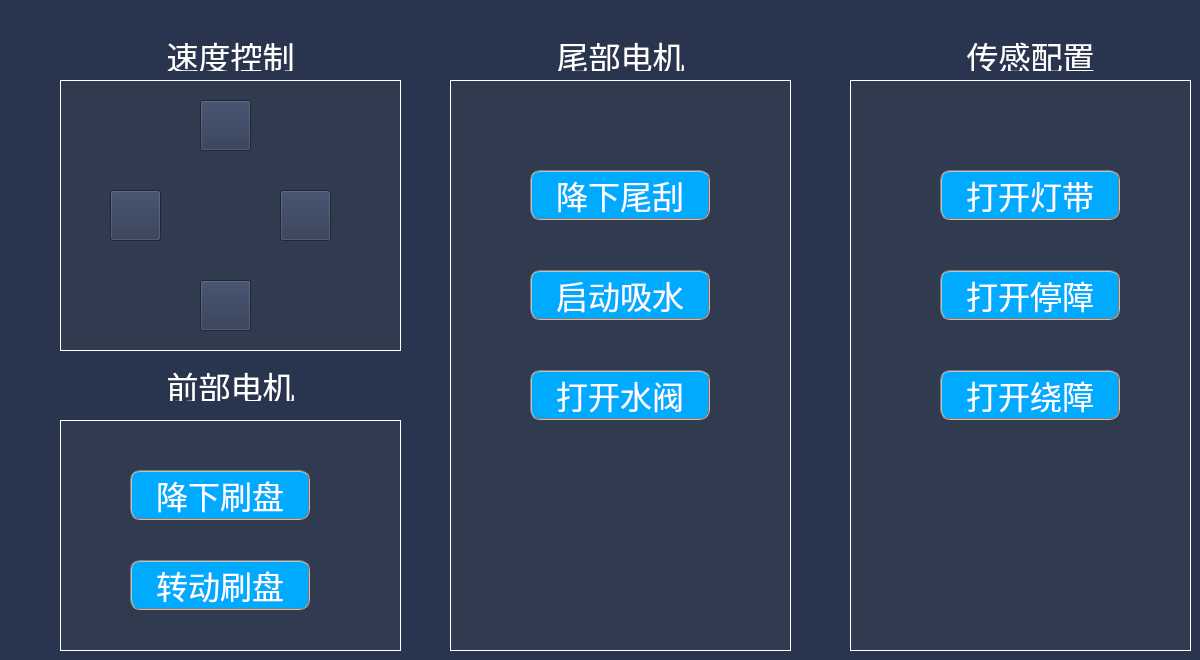
   <widget class="QWidget" name="tab_deice">
    <property name="styleSheet">
     <string notr="true">background-color: rgb(41, 53, 79);</string>
    </property>
    <attribute name="title">
     <string>设备管理</string>
    </attribute>
    <widget class="QLabel" name="label_suck">
     <property name="geometry">
      <rect>
       <x>550</x>
       <y>40</y>
       <width>141</width>
       <height>31</height>
      </rect>
     </property>
     <property name="font">
      <font>
       <family>宋体</family>
       <pointsize>24</pointsize>
       <weight>50</weight>
       <italic>false</italic>
       <bold>false</bold>
      </font>
     </property>
     <property name="styleSheet">
      <string notr="true">color: rgb(255, 255, 255);
background:transparent;</string>
     </property>
     <property name="text">
      <string>尾部电机</string>
     </property>
     <property name="alignment">
      <set>Qt::AlignCenter</set>
     </property>
    </widget>
    <widget class="QLabel" name="label_speed">
     <property name="geometry">
      <rect>
       <x>160</x>
       <y>40</y>
       <width>141</width>
       <height>31</height>
      </rect>
     </property>
     <property name="font">
      <font>
       <family>宋体</family>
       <pointsize>24</pointsize>
       <weight>50</weight>
       <italic>false</italic>
       <bold>false</bold>
      </font>
     </property>
     <property name="styleSheet">
      <string notr="true">color: rgb(255, 255, 255);
background:transparent;</string>
     </property>
     <property name="text">
      <string>速度控制</string>
     </property>
     <property name="alignment">
      <set>Qt::AlignCenter</set>
     </property>
    </widget>
    <widget class="QLabel" name="label_brush">
     <property name="geometry">
      <rect>
       <x>160</x>
       <y>370</y>
       <width>141</width>
       <height>31</height>
      </rect>
     </property>
     <property name="font">
      <font>
       <family>宋体</family>
       <pointsize>24</pointsize>
       <weight>50</weight>
       <italic>false</italic>
       <bold>false</bold>
      </font>
     </property>
     <property name="styleSheet">
      <string notr="true">color: rgb(255, 255, 255);
background:transparent;</string>
     </property>
     <property name="text">
      <string>前部电机</string>
     </property>
     <property name="alignment">
      <set>Qt::AlignCenter</set>
     </property>
    </widget>
    <widget class="QLabel" name="label_group_speed_control">
     <property name="geometry">
      <rect>
       <x>60</x>
       <y>80</y>
       <width>341</width>
       <height>271</height>
      </rect>
     </property>
     <property name="styleSheet">
      <string notr="true">background-color: rgb(49, 59, 80);
border:1px solid rgb(255, 255, 255);</string>
     </property>
     <property name="text">
      <string/>
     </property>
    </widget>
    <widget class="QLabel" name="label_group_bursh_control">
     <property name="geometry">
      <rect>
       <x>60</x>
       <y>420</y>
       <width>341</width>
       <height>231</height>
      </rect>
     </property>
     <property name="styleSheet">
      <string notr="true">background-color: rgb(49, 59, 80);
border:1px solid rgb(255, 255, 255);</string>
     </property>
     <property name="text">
      <string/>
     </property>
    </widget>
    <widget class="QPushButton" name="pushButton_turnmotor_en">
     <property name="geometry">
      <rect>
       <x>130</x>
       <y>560</y>
       <width>180</width>
       <height>50</height>
      </rect>
     </property>
     <property name="font">
      <font>
       <family>宋体</family>
       <pointsize>24</pointsize>
       <weight>50</weight>
       <italic>false</italic>
       <bold>false</bold>
      </font>
     </property>
     <property name="styleSheet">
      <string notr="true">border:2px groove gray;
border-radius:10px;
padding:2px 4px;
color: rgb(255, 255, 255);
background-color: rgb(0, 170, 255);
</string>
     </property>
     <property name="text">
      <string>转动刷盘</string>
     </property>
    </widget>
    <widget class="QPushButton" name="pushButton_turnmotor_updown">
     <property name="geometry">
      <rect>
       <x>130</x>
       <y>470</y>
       <width>180</width>
       <height>50</height>
      </rect>
     </property>
     <property name="font">
      <font>
       <family>宋体</family>
       <pointsize>24</pointsize>
       <weight>50</weight>
       <italic>false</italic>
       <bold>false</bold>
      </font>
     </property>
     <property name="styleSheet">
      <string notr="true">border:2px groove gray;
border-radius:10px;
padding:2px 4px;
color: rgb(255, 255, 255);
background-color: rgb(0, 170, 255);
</string>
     </property>
     <property name="text">
      <string>降下刷盘</string>
     </property>
    </widget>
    <widget class="QLabel" name="label_group_process_4">
     <property name="geometry">
      <rect>
       <x>450</x>
       <y>80</y>
       <width>341</width>
       <height>571</height>
      </rect>
     </property>
     <property name="styleSheet">
      <string notr="true">background-color: rgb(49, 59, 80);
border:1px solid rgb(255, 255, 255);</string>
     </property>
     <property name="text">
      <string/>
     </property>
    </widget>
    <widget class="QPushButton" name="pushButton_sewage_absorb">
     <property name="geometry">
      <rect>
       <x>530</x>
       <y>270</y>
       <width>180</width>
       <height>50</height>
      </rect>
     </property>
     <property name="font">
      <font>
       <family>宋体</family>
       <pointsize>24</pointsize>
       <weight>50</weight>
       <italic>false</italic>
       <bold>false</bold>
      </font>
     </property>
     <property name="styleSheet">
      <string notr="true">border:2px groove gray;
border-radius:10px;
padding:2px 4px;
color: rgb(255, 255, 255);
background-color: rgb(0, 170, 255);
</string>
     </property>
     <property name="text">
      <string>启动吸水</string>
     </property>
    </widget>
    <widget class="QPushButton" name="pushButton_water_en">
     <property name="geometry">
      <rect>
       <x>530</x>
       <y>370</y>
       <width>180</width>
       <height>50</height>
      </rect>
     </property>
     <property name="font">
      <font>
       <family>宋体</family>
       <pointsize>24</pointsize>
       <weight>50</weight>
       <italic>false</italic>
       <bold>false</bold>
      </font>
     </property>
     <property name="styleSheet">
      <string notr="true">border:2px groove gray;
border-radius:10px;
padding:2px 4px;
color: rgb(255, 255, 255);
background-color: rgb(0, 170, 255);
</string>
     </property>
     <property name="text">
      <string>打开水阀</string>
     </property>
    </widget>
    <widget class="QPushButton" name="pushButton_waterscraper_updown">
     <property name="geometry">
      <rect>
       <x>530</x>
       <y>170</y>
       <width>180</width>
       <height>50</height>
      </rect>
     </property>
     <property name="font">
      <font>
       <family>宋体</family>
       <pointsize>24</pointsize>
       <weight>50</weight>
       <italic>false</italic>
       <bold>false</bold>
      </font>
     </property>
     <property name="styleSheet">
      <string notr="true">border:2px groove gray;
border-radius:10px;
padding:2px 4px;
color: rgb(255, 255, 255);
background-color: rgb(0, 170, 255);
</string>
     </property>
     <property name="text">
      <string>降下尾刮</string>
     </property>
    </widget>
    <widget class="QLabel" name="label_group_process_5">
     <property name="geometry">
      <rect>
       <x>850</x>
       <y>80</y>
       <width>341</width>
       <height>571</height>
      </rect>
     </property>
     <property name="styleSheet">
      <string notr="true">background-color: rgb(49, 59, 80);
border:1px solid rgb(255, 255, 255);</string>
     </property>
     <property name="text">
      <string/>
     </property>
    </widget>
    <widget class="QPushButton" name="pushButton_obs_avoid_en">
     <property name="geometry">
      <rect>
       <x>940</x>
       <y>370</y>
       <width>180</width>
       <height>50</height>
      </rect>
     </property>
     <property name="font">
      <font>
       <family>宋体</family>
       <pointsize>24</pointsize>
       <weight>50</weight>
       <italic>false</italic>
       <bold>false</bold>
      </font>
     </property>
     <property name="styleSheet">
      <string notr="true">border:2px groove gray;
border-radius:10px;
padding:2px 4px;
color: rgb(255, 255, 255);
background-color: rgb(0, 170, 255);
</string>
     </property>
     <property name="text">
      <string>打开绕障</string>
     </property>
    </widget>
    <widget class="QPushButton" name="pushButton_light_en">
     <property name="geometry">
      <rect>
       <x>940</x>
       <y>170</y>
       <width>180</width>
       <height>50</height>
      </rect>
     </property>
     <property name="font">
      <font>
       <family>宋体</family>
       <pointsize>24</pointsize>
       <weight>50</weight>
       <italic>false</italic>
       <bold>false</bold>
      </font>
     </property>
     <property name="styleSheet">
      <string notr="true">border:2px groove gray;
border-radius:10px;
padding:2px 4px;
color: rgb(255, 255, 255);
background-color: rgb(0, 170, 255);
</string>
     </property>
     <property name="text">
      <string>打开灯带</string>
     </property>
    </widget>
    <widget class="QPushButton" name="pushButton_stop_en">
     <property name="geometry">
      <rect>
       <x>940</x>
       <y>270</y>
       <width>180</width>
       <height>50</height>
      </rect>
     </property>
     <property name="font">
      <font>
       <family>宋体</family>
       <pointsize>24</pointsize>
       <weight>50</weight>
       <italic>false</italic>
       <bold>false</bold>
      </font>
     </property>
     <property name="styleSheet">
      <string notr="true">border:2px groove gray;
border-radius:10px;
padding:2px 4px;
color: rgb(255, 255, 255);
background-color: rgb(0, 170, 255);
</string>
     </property>
     <property name="text">
      <string>打开停障</string>
     </property>
    </widget>
    <widget class="QLabel" name="label_sensor">
     <property name="geometry">
      <rect>
       <x>960</x>
       <y>40</y>
       <width>141</width>
       <height>31</height>
      </rect>
     </property>
     <property name="font">
      <font>
       <family>宋体</family>
       <pointsize>24</pointsize>
       <weight>50</weight>
       <italic>false</italic>
       <bold>false</bold>
      </font>
     </property>
     <property name="styleSheet">
      <string notr="true">color: rgb(255, 255, 255);
background:transparent;</string>
     </property>
     <property name="text">
      <string>传感配置</string>
     </property>
     <property name="alignment">
      <set>Qt::AlignCenter</set>
     </property>
    </widget>
    <widget class="QPushButton" name="pushButton_speedforward">
     <property name="geometry">
      <rect>
       <x>200</x>
       <y>100</y>
       <width>51</width>
       <height>51</height>
      </rect>
     </property>
     <property name="minimumSize">
      <size>
       <width>51</width>
       <height>51</height>
      </size>
     </property>
     <property name="focusPolicy">
      <enum>Qt::NoFocus</enum>
     </property>
     <property name="styleSheet">
      <string notr="true">QPushButton#pushButton_speedforward{
	background-repeat:none;
	background-image:url(:/control_img/up_normal.png);
}
QPushButton#pushButton_speedforward:pressed{
	border-style: inset;
	background-repeat:none;
	background-image:url(:/control_img/up_pressed.png);
}
QPushButton#pushButton_speedforward:hover{
	background-repeat:none;
	background-image:url(:/control_img/up_pressed.png);
}</string>
     </property>
     <property name="text">
      <string/>
     </property>
    </widget>
    <widget class="QPushButton" name="pushButton_sppedturnleft">
     <property name="geometry">
      <rect>
       <x>110</x>
       <y>190</y>
       <width>51</width>
       <height>51</height>
      </rect>
     </property>
     <property name="minimumSize">
      <size>
       <width>51</width>
       <height>51</height>
      </size>
     </property>
     <property name="focusPolicy">
      <enum>Qt::NoFocus</enum>
     </property>
     <property name="styleSheet">
      <string notr="true">QPushButton#pushButton_sppedturnleft{
	background-repeat:none;
	background-image:url(:/control_img/left_normal.png);
}
QPushButton#pushButton_sppedturnleft:pressed{
	border-style: inset;
	background-repeat:none;
	background-image:url(:/control_img/left_pressed.png);
}
QPushButton#pushButton_sppedturnleft:hover{
	background-repeat:none;
	background-image:url(:/control_img/left_pressed.png);
}</string>
     </property>
     <property name="text">
      <string/>
     </property>
    </widget>
    <widget class="QPushButton" name="pushButton_speedbackward">
     <property name="geometry">
      <rect>
       <x>200</x>
       <y>280</y>
       <width>51</width>
       <height>51</height>
      </rect>
     </property>
     <property name="minimumSize">
      <size>
       <width>51</width>
       <height>51</height>
      </size>
     </property>
     <property name="focusPolicy">
      <enum>Qt::NoFocus</enum>
     </property>
     <property name="styleSheet">
      <string notr="true">QPushButton#pushButton_speedbackward{
	background-repeat:none;
	background-image:url(:/control_img/down_normal.png);
}
QPushButton#pushButton_speedbackward:pressed{
	border-style: inset;
	background-repeat:none;
	background-image:url(:/control_img/down_pressed.png);
}
QPushButton#pushButton_speedbackward:hover{
	background-repeat:none;
	background-image:url(:/control_img/down_pressed.png);
}

</string>
     </property>
     <property name="text">
      <string/>
     </property>
    </widget>
    <widget class="QPushButton" name="pushButton_sppedturnright">
     <property name="geometry">
      <rect>
       <x>280</x>
       <y>190</y>
       <width>51</width>
       <height>51</height>
      </rect>
     </property>
     <property name="minimumSize">
      <size>
       <width>51</width>
       <height>51</height>
      </size>
     </property>
     <property name="focusPolicy">
      <enum>Qt::NoFocus</enum>
     </property>
     <property name="styleSheet">
      <string notr="true">QPushButton#pushButton_sppedturnright{
	background-repeat:none;
	background-image:url(:/control_img/right_normal.png);
}
QPushButton#pushButton_sppedturnright:pressed{
	border-style: inset;
	background-repeat:none;
	background-image:url(:/control_img/right_pressed.png);
}
QPushButton#pushButton_sppedturnright:hover{
	background-repeat:none;
	background-image:url(:/control_img/right_pressed.png);
}</string>
     </property>
     <property name="text">
      <string/>
     </property>
    </widget>
    <widget class="QLabel" name="label_brush_down_light">
     <property name="geometry">
      <rect>
       <x>320</x>
       <y>480</y>
       <width>41</width>
       <height>41</height>
      </rect>
     </property>
     <property name="styleSheet">
      <string notr="true">border-image: url(:/util/elp_gray.png);
background-color:transparent;</string>
     </property>
     <property name="text">
      <string/>
     </property>
    </widget>
    <widget class="QLabel" name="label_brush_start_light">
     <property name="geometry">
      <rect>
       <x>320</x>
       <y>560</y>
       <width>41</width>
       <height>41</height>
      </rect>
     </property>
     <property name="styleSheet">
      <string notr="true">border-image: url(:/util/elp_gray.png);
background-color:transparent;</string>
     </property>
     <property name="text">
      <string/>
     </property>
    </widget>
    <widget class="QLabel" name="label_sewage_light">
     <property name="geometry">
      <rect>
       <x>730</x>
       <y>280</y>
       <width>41</width>
       <height>41</height>
      </rect>
     </property>
     <property name="styleSheet">
      <string notr="true">border-image: url(:/util/elp_gray.png);
background-color:transparent;</string>
     </property>
     <property name="text">
      <string/>
     </property>
    </widget>
    <widget class="QLabel" name="label_waterscraper_light">
     <property name="geometry">
      <rect>
       <x>730</x>
       <y>180</y>
       <width>41</width>
       <height>41</height>
      </rect>
     </property>
     <property name="styleSheet">
      <string notr="true">border-image: url(:/util/elp_gray.png);
background-color:transparent;</string>
     </property>
     <property name="text">
      <string/>
     </property>
    </widget>
    <widget class="QLabel" name="label_water_light">
     <property name="geometry">
      <rect>
       <x>730</x>
       <y>380</y>
       <width>41</width>
       <height>41</height>
      </rect>
     </property>
     <property name="styleSheet">
      <string notr="true">border-image: url(:/util/elp_gray.png);
background-color:transparent;</string>
     </property>
     <property name="text">
      <string/>
     </property>
    </widget>
    <widget class="QLabel" name="label_obs_avoid_light">
     <property name="geometry">
      <rect>
       <x>1130</x>
       <y>380</y>
       <width>41</width>
       <height>41</height>
      </rect>
     </property>
     <property name="styleSheet">
      <string notr="true">border-image: url(:/util/elp_gray.png);
background-color:transparent;</string>
     </property>
     <property name="text">
      <string/>
     </property>
    </widget>
    <widget class="QLabel" name="label_obs_stop_light">
     <property name="geometry">
      <rect>
       <x>1130</x>
       <y>280</y>
       <width>41</width>
       <height>41</height>
      </rect>
     </property>
     <property name="styleSheet">
      <string notr="true">border-image: url(:/util/elp_gray.png);
background-color:transparent;</string>
     </property>
     <property name="text">
      <string/>
     </property>
    </widget>
    <widget class="QLabel" name="label_led_light">
     <property name="geometry">
      <rect>
       <x>1130</x>
       <y>180</y>
       <width>41</width>
       <height>41</height>
      </rect>
     </property>
     <property name="styleSheet">
      <string notr="true">border-image: url(:/util/elp_gray.png);
background-color:transparent;</string>
     </property>
     <property name="text">
      <string/>
     </property>
    </widget>
   </widget>
